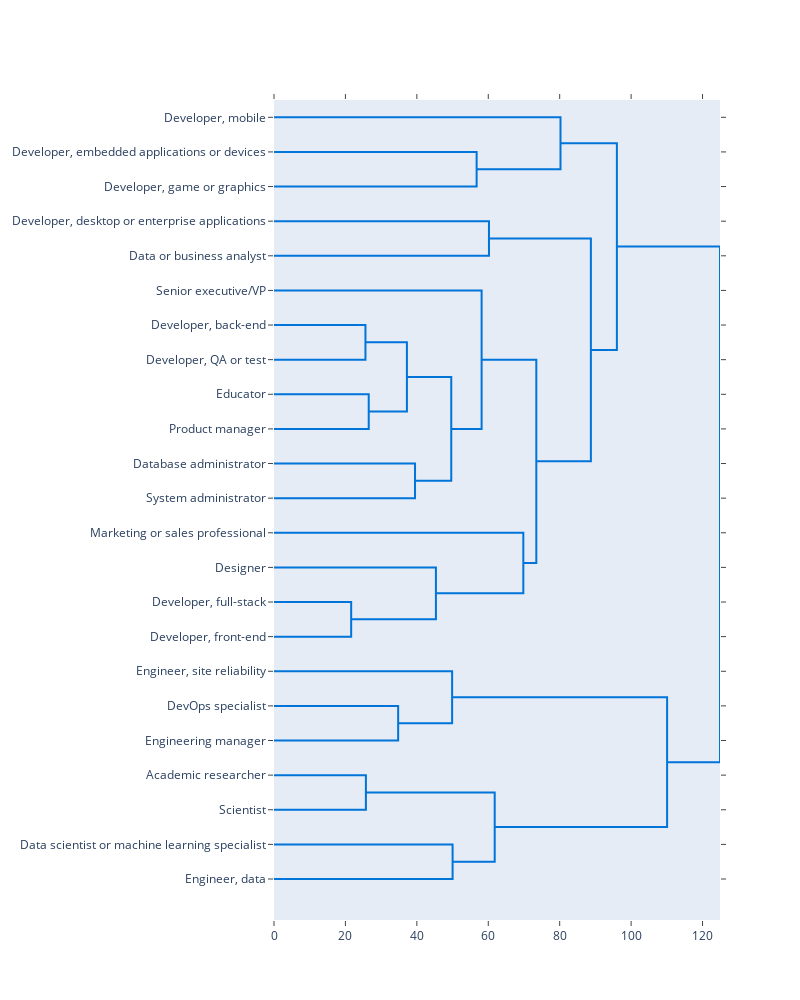

Notebook source saved alongside this figure:
### Code cell
fig= ff.create_dendrogram(skills,orientation='left',labels=skills.index,color_threshold=0.5)
fig.update_layout(width=800,height=1000)
fig.show()

### Figure 1 — Plotly figure (JSON) as saved in the notebook; plotly's stock layout.template omitted (floating-point values rounded to 4 significant figures)
{"data": [{"hoverinfo": "text", "marker": {"color": "rgb(0,116,217)"}, "mode": "lines", "type": "scatter", "x": [0, 56.74, 56.74, 0], "xaxis": "x", "y": [-15, -15, -25, -25], "yaxis": "y"}, {"hoverinfo": "text", "marker": {"color": "rgb(0,116,217)"}, "mode": "lines", "type": "scatter", "x": [0, 80.23, 80.23, 56.74], "xaxis": "x", "y": [-5, -5, -20, -20], "yaxis": "y"}, {"hoverinfo": "text", "marker": {"color": "rgb(0,116,217)"}, "mode": "lines", "type": "scatter", "x": [0, 60.19, 60.19, 0], "xaxis": "x", "y": [-35, -35, -45, -45], "yaxis": "y"}, {"hoverinfo": "text", "marker": {"color": "rgb(0,116,217)"}, "mode": "lines", "type": "scatter", "x": [0, 25.61, 25.61, 0], "xaxis": "x", "y": [-65, -65, -75, -75], "yaxis": "y"}, {"hoverinfo": "text", "marker": {"color": "rgb(0,116,217)"}, "mode": "lines", "type": "scatter", "x": [0, 26.52, 26.52, 0], "xaxis": "x", "y": [-85, -85, -95, -95], "yaxis": "y"}, {"hoverinfo": "text", "marker": {"color": "rgb(0,116,217)"}, "mode": "lines", "type": "scatter", "x": [25.61, 37.22, 37.22, 26.52], "xaxis": "x", "y": [-70, -70, -90, -90], "yaxis": "y"}, {"hoverinfo": "text", "marker": {"color": "rgb(0,116,217)"}, "mode": "lines", "type": "scatter", "x": [0, 39.49, 39.49, 0], "xaxis": "x", "y": [-105, -105, -115, -115], "yaxis": "y"}, {"hoverinfo": "text", "marker": {"color": "rgb(0,116,217)"}, "mode": "lines", "type": "scatter", "x": [37.22, 49.63, 49.63, 39.49], "xaxis": "x", "y": [-80, -80, -110, -110], "yaxis": "y"}, {"hoverinfo": "text", "marker": {"color": "rgb(0,116,217)"}, "mode": "lines", "type": "scatter", "x": [0, 58.14, 58.14, 49.63], "xaxis": "x", "y": [-55, -55, -95, -95], "yaxis": "y"}, {"hoverinfo": "text", "marker": {"color": "rgb(0,116,217)"}, "mode": "lines", "type": "scatter", "x": [0, 21.61, 21.61, 0], "xaxis": "x", "y": [-145, -145, -155, -155], "yaxis": "y"}, {"hoverinfo": "text", "marker": {"color": "rgb(0,116,217)"}, "mode": "lines", "type": "scatter", "x": [0, 45.34, 45.34, 21.61], "xaxis": "x", "y": [-135, -135, -150, -150], "yaxis": "y"}, {"hoverinfo": "text", "marker": {"color": "rgb(0,116,217)"}, "mode": "lines", "type": "scatter", "x": [0, 69.81, 69.81, 45.34], "xaxis": "x", "y": [-125, -125, -142.5, -142.5], "yaxis": "y"}, {"hoverinfo": "text", "marker": {"color": "rgb(0,116,217)"}, "mode": "lines", "type": "scatter", "x": [58.14, 73.45, 73.45, 69.81], "xaxis": "x", "y": [-75, -75, -133.8, -133.8], "yaxis": "y"}, {"hoverinfo": "text", "marker": {"color": "rgb(0,116,217)"}, "mode": "lines", "type": "scatter", "x": [60.19, 88.73, 88.73, 73.45], "xaxis": "x", "y": [-40, -40, -104.4, -104.4], "yaxis": "y"}, {"hoverinfo": "text", "marker": {"color": "rgb(0,116,217)"}, "mode": "lines", "type": "scatter", "x": [80.23, 96.01, 96.01, 88.73], "xaxis": "x", "y": [-12.5, -12.5, -72.19, -72.19], "yaxis": "y"}, {"hoverinfo": "text", "marker": {"color": "rgb(0,116,217)"}, "mode": "lines", "type": "scatter", "x": [0, 34.76, 34.76, 0], "xaxis": "x", "y": [-175, -175, -185, -185], "yaxis": "y"}, {"hoverinfo": "text", "marker": {"color": "rgb(0,116,217)"}, "mode": "lines", "type": "scatter", "x": [0, 49.88, 49.88, 34.76], "xaxis": "x", "y": [-165, -165, -180, -180], "yaxis": "y"}, {"hoverinfo": "text", "marker": {"color": "rgb(0,116,217)"}, "mode": "lines", "type": "scatter", "x": [0, 25.73, 25.73, 0], "xaxis": "x", "y": [-195, -195, -205, -205], "yaxis": "y"}, {"hoverinfo": "text", "marker": {"color": "rgb(0,116,217)"}, "mode": "lines", "type": "scatter", "x": [0, 50.01, 50.01, 0], "xaxis": "x", "y": [-215, -215, -225, -225], "yaxis": "y"}, {"hoverinfo": "text", "marker": {"color": "rgb(0,116,217)"}, "mode": "lines", "type": "scatter", "x": [25.73, 61.8, 61.8, 50.01], "xaxis": "x", "y": [-200, -200, -220, -220], "yaxis": "y"}, {"hoverinfo": "text", "marker": {"color": "rgb(0,116,217)"}, "mode": "lines", "type": "scatter", "x": [49.88, 110.1, 110.1, 61.8], "xaxis": "x", "y": [-172.5, -172.5, -210, -210], "yaxis": "y"}, {"hoverinfo": "text", "marker": {"color": "rgb(0,116,217)"}, "mode": "lines", "type": "scatter", "x": [96.01, 124.9, 124.9, 110.1], "xaxis": "x", "y": [-42.34, -42.34, -191.2, -191.2], "yaxis": "y"}], "layout": {"autosize": false, "height": 1000, "hovermode": "closest", "showlegend": false, "width": 800, "xaxis": {"mirror": "allticks", "rangemode": "tozero", "showgrid": false, "showline": true, "showticklabels": true, "ticks": "outside", "type": "linear", "zeroline": false}, "yaxis": {"mirror": "allticks", "rangemode": "tozero", "showgrid": false, "showline": true, "showticklabels": true, "tickmode": "array", "ticks": "outside", "ticktext": ["Developer, mobile", "Developer, embedded applications or devices", "Developer, game or graphics", "Developer, desktop or enterprise applications", "Data or business analyst", "Senior executive/VP", "Developer, back-end", "Developer, QA or test", "Educator", "Product manager", "Database administrator", "System administrator", "Marketing or sales professional", "Designer", "Developer, full-stack", "Developer, front-end", "Engineer, site reliability", "DevOps specialist", "Engineering manager", "Academic researcher", "Scientist", "Data scientist or machine learning specialist", "Engineer, data"], "tickvals": [-5, -15, -25, -35, -45, -55, -65, -75, -85, -95, -105, -115, -125, -135, -145, -155, -165, -175, -185, -195, -205, -215, -225], "type": "linear", "zeroline": false}}}
